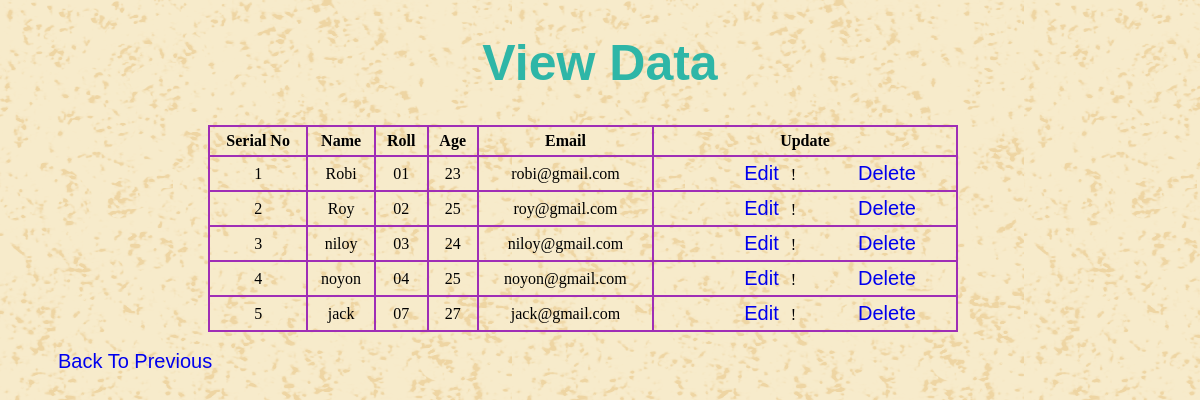
The page /view.php on the database its author committed.
### tables this page shows
CREATE TABLE IF NOT EXISTS `student` (
`id` int(11) NOT NULL,
  `st_name` varchar(100) NOT NULL,
  `st_roll` varchar(100) NOT NULL,
  `st_age` int(10) NOT NULL,
  `st_email` varchar(100) NOT NULL
);

### view.php (the view, shortened to what this page needs)
<?php include('config.php');?>
<!doctype html>
<html>
	<head>
	</head>
    <body>
	<h1>View Data<h1>
	  <table border="1" cellspacing="0" cellpadding="5">
		<tr>
			<th>Serial No</th>
			<th>Name</th>
			<th>Roll</th>
			<th>Age</th>
			<th>Email</th>
			<th>Update</th>
		</tr>
		<?php
		$s=0;
		 $result = $db->prepare("select * from student");
         $result->execute();
		 $varname = $result->fetchAll(PDO::FETCH_ASSOC);
		 foreach( $varname as $row)
		 {
		 $s++;
		 	?>
		 <tr>
			<td><?php echo $s ?></td>
			<td><?php echo $row['st_name']?></td>
			<td><?php echo $row['st_roll']?></td>
			<td><?php echo $row['st_age']?></td>
			<td><?php echo $row['st_email']?></td>
			<td><a href="update.php?id=<?php echo $row['id']?>" >Edit</a> &nbsp;  ! &nbsp;
			<a onclick="return confirm_delete()" href="delete.php?id=<?php echo $row['id']?>" >Delete</a></td>
		</tr>
		<?php
		 }
	     ?>
	  </table>
	<br>
	<a href="index.php">Back To Previous</a>
</html>

### view.php (style rules this page uses)
body { background:url(background.png) }
h1 { color:#2eb6a7;font-size:50px;font-family:Arial;text-align:center; }
table { width:750px; }
table,td,th { border:2px solid #9f2eb6; margin-left:200px; border-collapse:collapse; }
td { text-align:center; }
a { margin-left:50px; font-size:20px; font-family:Arial; text-decoration:none; }

### rows shown on the page
student: st_name "Robi", st_roll "01", st_age "23", st_email "robi@gmail.com"
student: st_name "Roy", st_roll "02", st_age "25", st_email "roy@gmail.com"
student: st_name "niloy", st_roll "03", st_age "24", st_email "niloy@gmail.com"
student: st_name "noyon", st_roll "04", st_age "25", st_email "noyon@gmail.com"
student: st_name "jack", st_roll "07", st_age "27", st_email "jack@gmail.com"
